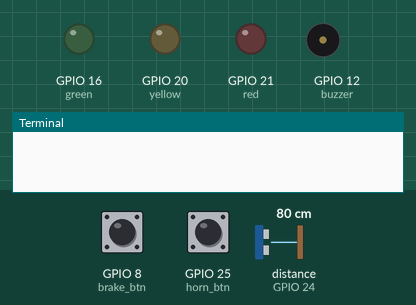
Recording of a program running on a simulated Raspberry Pi (BCM pin numbers). On the bench: output pins drawn as LEDs (lit = HIGH), buzzer (waves = sounding, pin HIGH), the last lines printed to the terminal. The inputs (shaded band) are chosen by the test bench; at power-on: GPIO 8 (brake_btn) HIGH, GPIO 25 (horn_btn) HIGH, distance to the obstacle (sensor on GPIO 24) 80 cm. The echo pulse lasts 58.3 µs per cm; the clock reads 2024-03-15 10:24:30 at power-on unless the program sets it; pins used as bus, display or sensor lines are not drawn.

Above: at 0.1 s.
At 30.2 s:
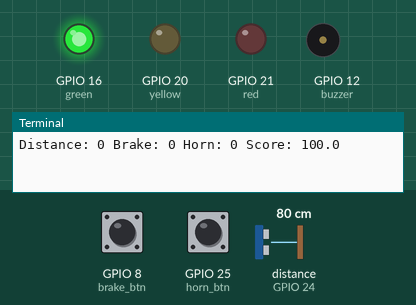
Timing chart, 0 to 31.7 s (numbered marks = the images above):
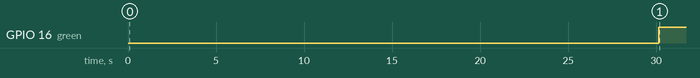

The program:

driver_behaviour.py
```python
import RPi.GPIO as GPIO
import time

# PIN SETUP
TRIG = 23
ECHO = 24

brake_btn = 8
horn_btn = 25

green = 16
yellow = 20
red = 21
buzzer = 12

# PARAMETERS
DIST_THRESHOLD = 15   # cm
INTERVAL = 30         # seconds

# Weights
W_DISTANCE = 0.45
W_BRAKE = 0.40
W_HORN = 0.15

SCALE = 5
HORN_INTERVAL = 0.5  # seconds

# GPIO SETUP
GPIO.setmode(GPIO.BCM)
GPIO.setup(TRIG, GPIO.OUT)
GPIO.setup(ECHO, GPIO.IN)
GPIO.setup(brake_btn, GPIO.IN, pull_up_down=GPIO.PUD_UP)
GPIO.setup(horn_btn, GPIO.IN, pull_up_down=GPIO.PUD_UP)
GPIO.setup(green, GPIO.OUT)
GPIO.setup(yellow, GPIO.OUT)
GPIO.setup(red, GPIO.OUT)
GPIO.setup(buzzer, GPIO.OUT)

def get_distance():
    GPIO.output(TRIG, GPIO.LOW)
    time.sleep(0.000002)
    GPIO.output(TRIG, GPIO.HIGH)
    time.sleep(0.00001)
    GPIO.output(TRIG, GPIO.LOW)

    start_time = time.time()

    # Wait for ECHO to become HIGH
    while GPIO.input(ECHO) == GPIO.LOW:
        pulse_start = time.time()
        if time.time() - start_time > 0.04:
            return 100

    # Wait for ECHO to become LOW
    while GPIO.input(ECHO) == GPIO.HIGH:
        pulse_end = time.time()
        if time.time() - start_time > 0.04:
            return 100

    pulse_duration = pulse_end - pulse_start
    distance = (pulse_duration * 34300) / 2
    return distance


def set_output(score):
    if score >= 85:
        GPIO.output(green, GPIO.HIGH)
        GPIO.output(yellow, GPIO.LOW)
        GPIO.output(red, GPIO.LOW)
        GPIO.output(buzzer, GPIO.LOW)

    elif score >= 70:
        GPIO.output(green, GPIO.LOW)
        GPIO.output(yellow, GPIO.HIGH)
        GPIO.output(red, GPIO.LOW)
        GPIO.output(buzzer, GPIO.LOW)

    else:
        GPIO.output(green, GPIO.LOW)
        GPIO.output(yellow, GPIO.LOW)
        GPIO.output(red, GPIO.HIGH)
        GPIO.output(buzzer, GPIO.HIGH)

# MAIN
try:
    while True:
        distance_count = 0
        brake_count = 0
        horn_count = 0

        brake_flag = False
        distance_flag = False

        last_horn_time = 0
        start = time.time()

        while (time.time() - start) < INTERVAL:

            distance = get_distance()
            if distance < DIST_THRESHOLD:
                if not distance_flag:
                    distance_count += 1
                    distance_flag = True
            else:
                distance_flag = False

            # Brake
            if GPIO.input(brake_btn) == GPIO.LOW:
                if not brake_flag:
                    brake_count += 1
                    brake_flag = True
                    time.sleep(0.05)
            else:
                brake_flag = False

            # Horn
            current_time = time.time()
            if GPIO.input(horn_btn) == GPIO.LOW:
                if current_time - last_horn_time > HORN_INTERVAL:
                    horn_count += 1
                    last_horn_time = current_time

            time.sleep(0.2)


        # SCORING
        penalty = (W_DISTANCE * distance_count) + \
                  (W_BRAKE * brake_count) + \
                  (W_HORN * horn_count)

        score = 100 - (penalty * SCALE)
        if score < 0:
            score = 0


        # DISPLAY RESULT
        print("Distance:", distance_count,
              "Brake:", brake_count,
              "Horn:", horn_count,
              "Score:", round(score, 2))
        set_output(score)


except KeyboardInterrupt:
    GPIO.cleanup()
    print("Program stopped.")
```

Measured:
- by itself, GPIO 16 (green): LOW → HIGH at 30.2 s
